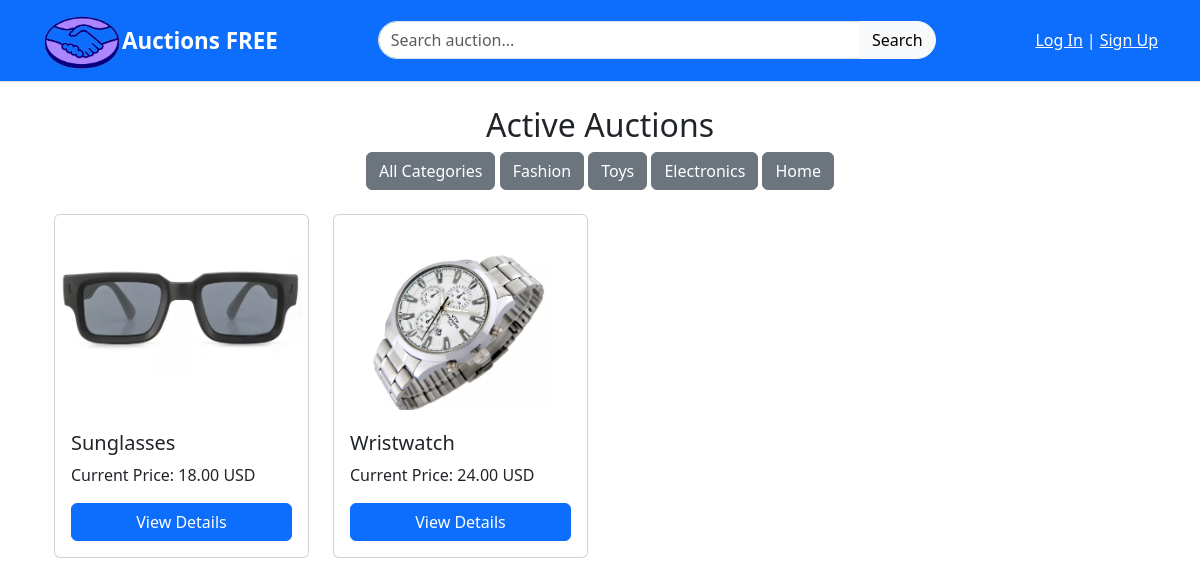
/Fashion/, run on the app's committed database.
### auctions/models.py (models this page shows, shortened)
class Category(models.Model):
    name = models.CharField(max_length=20, unique=True)

class AuctionListing(models.Model):
    title = models.CharField(max_length=100)  # Title of the auction listing
    description = models.TextField()  # Description of the auction listing
    starting_bid = models.DecimalField(max_digits=10, decimal_places=2)  # Starting bid amount
    current_bid = models.DecimalField(max_digits=10, decimal_places=2, null=True, blank=True)  # Current bid amount (optional)
    image = models.ImageField(upload_to='listings/', blank=False, null=False)
    category = models.ForeignKey(Category, on_delete=models.CASCADE, null=True, blank=True)  # Category of the listing (optional)
    active = models.BooleanField(default=True)  # Indicates if the listing is active
    owner = models.ForeignKey(User, on_delete=models.CASCADE, related_name="listings")  # Owner of the listing
    created_at = models.DateTimeField(auto_now_add=True)  # Timestamp for when the listing was created
    watchers = models.ManyToManyField(User, related_name="watchlist", blank=True)  # Users who are watching this listing
    winner = models.ForeignKey(User, null=True, blank=True, on_delete=models.SET_NULL, related_name='won_auctions')  # User who won the auction
    def highest_bid(self):
        highest_bid = self.bids.order_by('-bid_amount').first()  # Orders bids from highest to lowest
        return highest_bid.bid_amount if highest_bid else self.starting_bid  # Returns the highest bid amount or the starting bid if no bids exist

### auctions/views.py (the view, shortened to what this page needs)
# urls.py: path("", views.active_listings, name="active_listings"),
def active_listings(request, category=None):
    if category:
        listings = AuctionListing.objects.filter(active=True, category__name=category)
    else:
        listings = AuctionListing.objects.filter(active=True)
    categories = Category.objects.all()
    return render(request, "auctions/active_listings.html", {
        "listings": listings,
        "categories": categories,
        "selected_category": category,  # To display the selected category
    })

### auctions/templates/auctions/active_listings.html (shortened to what this page needs)
{% extends "auctions/layout.html" %}
{% block body %}
    <h2 class="text-center">Active Auctions</h2>
    <div class="text-center mb-4">
        <a href="{% url 'active_listings' %}" class="btn btn-secondary">All Categories</a>
        {% for category in categories %}
            <a href="{% url 'active_listings_by_category' category.name %}" class="btn btn-secondary">{{ category.name }}</a>
        {% endfor %}
    </div>
    <div class="container-fluid">
        <div class="row">
            {% if listings %}
                {% for listing in listings|slice:":8" %}
                    <div class="col-md-3 mb-4">
                        <div class="card h-100">
                            <img src="{{ listing.image.url }}" class="card-img-top img-fluid" alt="{{ listing.title }}" style="object-fit: cover; height: 200px;">
                            <div class="card-body d-flex flex-column">
                                <h5 class="card-title">{{ listing.title }}</h5>
                                <p class="card-text">Current Price: {{ listing.highest_bid }} USD</p>
                                <a href="{% url 'listing_detail' listing.id %}" class="btn btn-primary mt-auto">View Details</a>
                            </div>
                        </div>
                    </div>
                {% endfor %}
            {% endif %}
        </div>
    </div>
{% endblock %}

### auctions/static/css/style.css (style rules this page uses)
.card { height: 100%; }
.card-img-top { padding: 5px; border-radius: 0; }
.img-fluid { object-fit: cover; height: 200px; }
.card-body { display: flex; flex-direction: column; justify-content: space-between; }

### data on the page
Category: name "Fashion"
Category: name "Toys"
Category: name "Electronics"
Category: name "Home"
AuctionListing: image (picture), title "Sunglasses", highest_bid "18.00"
AuctionListing: image (picture), title "Wristwatch", highest_bid "24.00"
